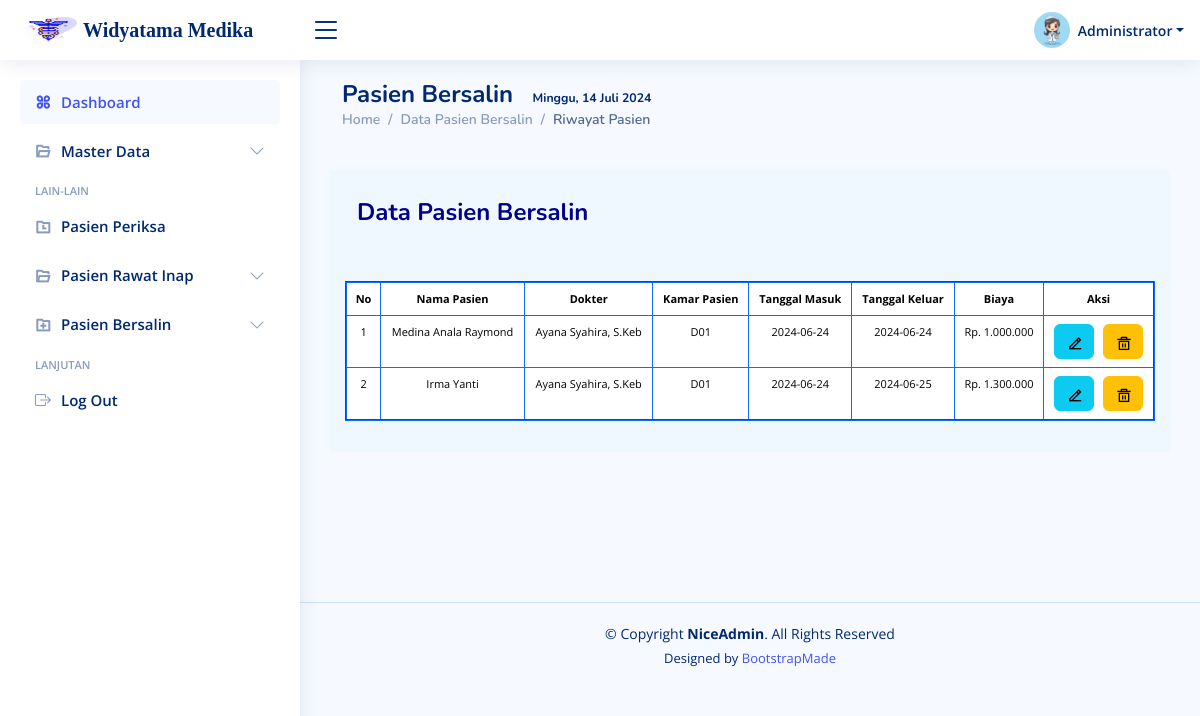
The app's page /admin/index.php?page=riwayat_bersalin (signed in) with its own data.
### tables this page shows
CREATE TABLE `tb_bersalin` (
  `id` int(11) NOT NULL,
  `nama_pasien` varchar(125) NOT NULL,
  `dokter` varchar(125) NOT NULL,
  `kamar` varchar(10) NOT NULL,
  `tgl_masuk` date NOT NULL,
  `tgl_keluar` date NOT NULL,
  `biaya` varchar(20) NOT NULL
);

### admin/riwayat_bersalin.php (the view, shortened to what this page needs)
<main id="main" class="main">
<div class="pagetitle">
      <h1 style="font-weight:bold;">Pasien Bersalin &nbsp;
        <small><small><small><small><small>
        </small></small></small></small></small>
        </h1>
      <nav>
        <ol class="breadcrumb">
          <li class="breadcrumb-item"><a href="?page=dashboard">Home</a></li>
          <li class="breadcrumb-item">Data Pasien Bersalin</li>
          <li class="breadcrumb-item active">Riwayat Pasien</li>
        </ol>
      </nav>
      <br>
 <?php
include "../config/koneksi.php";
$sqlbersalin = "SELECT * FROM tb_bersalin";
$query = mysqli_query($koneksi, $sqlbersalin) or die("SQL Error");
$nomor = 1;
?>
<div class="row" style="background-color:aliceblue; padding: 15px" >
    <h4 style="color:darkblue; font-weight:bold; margin-top:13px;">Data Pasien Bersalin</h4><br><br><br><br>
    <table class="table table-bordered border-primary" border="2" style="text-align: center; font-size: 11px;">
                <thead>
                  <tr>
                    <th>No</th>
                    <th>Nama Pasien</th>
                    <th>Dokter</th>
                    <th>Kamar Pasien</th>
                    <th>Tanggal Masuk</th>
                    <th>Tanggal Keluar</th>
                    <th>Biaya</th>
                    <th>Aksi</th>
                  </tr>
                </thead>
                <tbody>
                <?php
                   while ($row = mysqli_fetch_assoc($query))
                {
                  ?>
                  <tr>
                    <td><?= $nomor ?></td>
                    <td><?= $row['nama_pasien'] ?></td>
                    <td><?= $row['dokter'] ?></td>
                    <td><?= $row['kamar'] ?></td>
                    <td><?= $row['tgl_masuk'] ?></td>
                    <td><?= $row['tgl_keluar'] ?></td>
                    <td><?= $row['biaya'] ?></td>
                    <td>
                      <a href="?page=Ebersalin&id=<?= $row['id'];?>">
                      <button type="button" class="btn btn-info" style="width: 40px; height: 35px;"><i class="ri-edit-2-line"></i></button>
                      </a>&nbsp;
                      <a href="?page=Hbersalin&id=<?= $row['id'];?>">
                      <button type="button" class="btn btn-warning"  style="width: 40px; height: 35px;"><i class="ri-delete-bin-5-line"></i></button></a>
                    </td>
                  </tr>
                  <?php $nomor++;
                }  ?>
                </tbody>
              </table>
</div>
</div>
</main>

### assets/css/style.css (style rules this page uses)
:root { scroll-behavior: smooth; }
body { font-family: "Open Sans", sans-serif; background: #f6f9ff; color: #444444; }
a { color: #4154f1; text-decoration: none; }
h1, h2, h3, h4, h5, h6 { font-family: "Nunito", sans-serif; }
#main { margin-top: 60px; padding: 20px 30px; transition: all 0.3s; }
.pagetitle { margin-bottom: 10px; }
.pagetitle h1 { font-size: 24px; margin-bottom: 0; font-weight: 600; color: #012970; }
.breadcrumb { font-size: 14px; font-family: "Nunito", sans-serif; color: #899bbd; font-weight: 600; }
.breadcrumb a { color: #899bbd; transition: 0.3s; }
.breadcrumb .breadcrumb-item::before { color: #899bbd; }
.breadcrumb .active { color: #51678f; font-weight: 600; }
@media (min-width: 1200px) { #main, #footer { margin-left: 300px; } }

### records on screen
tb_bersalin: nama_pasien "Medina Anala Raymond", dokter "Ayana Syahira, S.Keb", kamar "D01", tgl_masuk "2024-06-24", tgl_keluar "2024-06-24", biaya "Rp. 1.000.000"
tb_bersalin: nama_pasien "Irma Yanti", dokter "Ayana Syahira, S.Keb", kamar "D01", tgl_masuk "2024-06-24", tgl_keluar "2024-06-25", biaya "Rp. 1.300.000"
